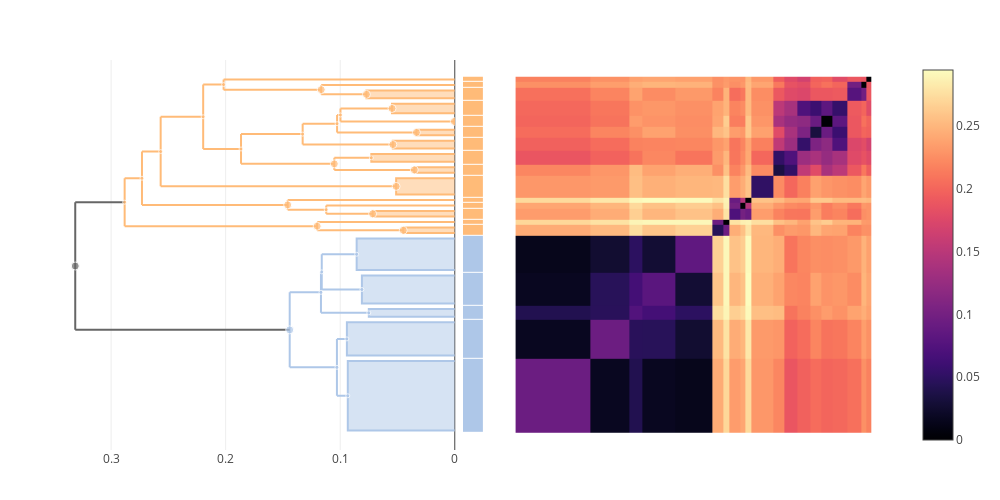

Write notebook code for a chart like this one.
### Markdown cell above
### pseudotuberculosis

### Code cell
let edited = apply_edits(edits)
    plot(multi_clustermap(edited, 1:2))
end

### Figure 1 — Plotly figure (JSON) as saved in the notebook; plotly's stock layout.template omitted (floating-point values rounded to 4 significant figures; data arrays with more than 128 entries replaced by an {"elided": "..."} marker saying what was removed)
{"data": [{"colorscale": {"elided": "256x2 mixed values"}, "type": "heatmap", "x": [0.5, 14.15, 21.23, 23.65, 29.75, 36.49, 38.49, 39.49, 41.49, 42.49, 43.49, 47.49, 49.49, 51.9, 54.32, 56.32, 58.32, 61.05, 63.46, 64.46, 65.46], "y": [0.5, 14.15, 21.23, 23.65, 29.75, 36.49, 38.49, 39.49, 41.49, 42.49, 43.49, 47.49, 49.49, 51.9, 54.32, 56.32, 58.32, 61.05, 63.46, 64.46, 65.46], "z": {"elided": "20x20 float values"}}, {"hoverinfo": "skip", "line": {"color": "#FFBB78"}, "mode": "lines", "showlegend": false, "type": "scatter", "x": [0.1027, 0.1027, null, 0.1027, 0.03349, null, 0.1027, 0.09979, null], "xaxis": "x2", "y": [55.32, 58.5, null, 55.32, 55.32, null, 58.5, 58.5, null], "yaxis": "y"}, {"hoverinfo": "skip", "line": {"color": "#FFBB78"}, "mode": "lines", "showlegend": false, "type": "scatter", "x": [0.1328, 0.1328, null, 0.1328, 0.0541, null, 0.1328, 0.1027, null], "xaxis": "x2", "y": [53.11, 56.91, null, 53.11, 53.11, null, 56.91, 56.91, null], "yaxis": "y"}, {"hoverinfo": "skip", "line": {"color": "#FFBB78"}, "mode": "lines", "showlegend": false, "type": "scatter", "x": [0.1122, 0.1122, null, 0.1122, 0.07174, null, 0.1122, 0, null], "xaxis": "x2", "y": [40.49, 41.99, null, 40.49, 40.49, null, 41.99, 41.99, null], "yaxis": "y"}, {"hoverinfo": "skip", "line": {"color": "#FFBB78"}, "mode": "lines", "showlegend": false, "type": "scatter", "x": [0.1166, 0.1166, null, 0.1166, 0.07714, null, 0.1166, 0, null], "xaxis": "x2", "y": [62.26, 63.96, null, 62.26, 62.26, null, 63.96, 63.96, null], "yaxis": "y"}, {"fill": "toself", "hoverinfo": "skip", "line": {"color": "#AEC7E8"}, "mode": "lines", "showlegend": false, "type": "scatter", "x": [0, 0.07505, 0.07505, 0], "xaxis": "x2", "y": [21.73, 21.73, 23.15, 23.15], "yaxis": "y"}, {"hoverinfo": "skip", "line": {"color": "#AEC7E8"}, "mode": "lines", "showlegend": false, "type": "scatter", "x": [0.1441, 0.1441, null, 0.1441, 0.1029, null, 0.1441, 0.1168, null], "xaxis": "x2", "y": [12.51, 26.17, null, 12.51, 12.51, null, 26.17, 26.17, null], "yaxis": "y"}, {"fill": "toself", "hoverinfo": "skip", "line": {"color": "#AEC7E8"}, "mode": "lines", "showlegend": false, "type": "scatter", "x": [0, 0.09419, 0.09419, 0], "xaxis": "x2", "y": [14.65, 14.65, 20.73, 20.73], "yaxis": "y"}, {"hoverinfo": "skip", "line": {"color": "#FFBB78"}, "mode": "lines", "showlegend": false, "type": "scatter", "x": [0.2731, 0.2731, null, 0.2731, 0.1459, null, 0.2731, 0.2568, null], "xaxis": "x2", "y": [42.11, 51.83, null, 42.11, 42.11, null, 51.83, 51.83, null], "yaxis": "y"}, {"fill": "toself", "hoverinfo": "skip", "line": {"color": "#FFBB78"}, "mode": "lines", "showlegend": false, "type": "scatter", "x": [0, 0.07174, 0.07174, 0], "xaxis": "x2", "y": [39.99, 39.99, 40.99, 40.99], "yaxis": "y"}, {"hoverinfo": "skip", "line": {"color": "#FFBB78"}, "mode": "lines", "showlegend": false, "type": "scatter", "x": [0.1866, 0.1866, null, 0.1866, 0.1052, null, 0.1866, 0.1328, null], "xaxis": "x2", "y": [49.59, 55.01, null, 49.59, 49.59, null, 55.01, 55.01, null], "yaxis": "y"}, {"hoverinfo": "skip", "line": {"color": "#FFBB78"}, "mode": "lines", "showlegend": false, "type": "scatter", "x": [0.1052, 0.1052, null, 0.1052, 0.03536, null, 0.1052, 0.07285, null], "xaxis": "x2", "y": [48.49, 50.7, null, 48.49, 48.49, null, 50.7, 50.7, null], "yaxis": "y"}, {"fill": "toself", "hoverinfo": "skip", "line": {"color": "#FFBB78"}, "mode": "lines", "showlegend": false, "type": "scatter", "x": [0, 0.07285, 0.07285, 0], "xaxis": "x2", "y": [49.99, 49.99, 51.4, 51.4], "yaxis": "y"}, {"fill": "toself", "hoverinfo": "skip", "line": {"color": "#FFBB78"}, "mode": "lines", "showlegend": false, "type": "scatter", "x": [0, 0.0541, 0.0541, 0], "xaxis": "x2", "y": [52.4, 52.4, 53.82, 53.82], "yaxis": "y"}, {"hoverinfo": "skip", "line": {"color": "#FFBB78"}, "mode": "lines", "showlegend": false, "type": "scatter", "x": [0.09979, 0.09979, null, 0.09979, 0.0003837, null, 0.09979, 0.05478, null], "xaxis": "x2", "y": [57.32, 59.68, null, 57.32, 57.32, null, 59.68, 59.68, null], "yaxis": "y"}, {"hoverinfo": "skip", "line": {"color": "#FFBB78"}, "mode": "lines", "showlegend": false, "type": "scatter", "x": [0.2882, 0.2882, null, 0.2882, 0.1201, null, 0.2882, 0.2731, null], "xaxis": "x2", "y": [38.24, 46.97, null, 38.24, 38.24, null, 46.97, 46.97, null], "yaxis": "y"}, {"hoverinfo": "skip", "line": {"color": "#FFBB78"}, "mode": "lines", "showlegend": false, "type": "scatter", "x": [0.1459, 0.1459, null, 0.1459, 0.1122, null, 0.1459, 0, null], "xaxis": "x2", "y": [41.24, 42.99, null, 41.24, 41.24, null, 42.99, 42.99, null], "yaxis": "y"}, {"fill": "toself", "hoverinfo": "skip", "line": {"color": "#AEC7E8"}, "mode": "lines", "showlegend": false, "type": "scatter", "x": [0, 0.0811, 0.0811, 0], "xaxis": "x2", "y": [24.15, 24.15, 29.25, 29.25], "yaxis": "y"}, {"hoverinfo": "skip", "line": {"color": "#FFBB78"}, "mode": "lines", "showlegend": false, "type": "scatter", "x": [0.1201, 0.1201, null, 0.1201, 0.045, null, 0.1201, 0, null], "xaxis": "x2", "y": [37.49, 38.99, null, 37.49, 37.49, null, 38.99, 38.99, null], "yaxis": "y"}, {"hoverinfo": "skip", "line": {"color": "#FFBB78"}, "mode": "lines", "showlegend": false, "type": "scatter", "x": [0.2568, 0.2568, null, 0.2568, 0.0512, null, 0.2568, 0.2196, null], "xaxis": "x2", "y": [45.49, 58.17, null, 45.49, 45.49, null, 58.17, 58.17, null], "yaxis": "y"}, {"hoverinfo": "skip", "line": {"color": "#666666"}, "mode": "lines", "showlegend": false, "type": "scatter", "x": [0.3313, 0.3313, null, 0.3313, 0.1441, null, 0.3313, 0.2882, null], "xaxis": "x2", "y": [19.34, 42.61, null, 19.34, 19.34, null, 42.61, 42.61, null], "yaxis": "y"}, {"hoverinfo": "skip", "line": {"color": "#FFBB78"}, "mode": "lines", "showlegend": false, "type": "scatter", "x": [0.2018, 0.2018, null, 0.2018, 0.1166, null, 0.2018, 0, null], "xaxis": "x2", "y": [63.11, 64.96, null, 63.11, 63.11, null, 64.96, 64.96, null], "yaxis": "y"}, {"fill": "toself", "hoverinfo": "skip", "line": {"color": "#FFBB78"}, "mode": "lines", "showlegend": false, "type": "scatter", "x": [0, 0.045, 0.045, 0], "xaxis": "x2", "y": [36.99, 36.99, 37.99, 37.99], "yaxis": "y"}, {"fill": "toself", "hoverinfo": "skip", "line": {"color": "#FFBB78"}, "mode": "lines", "showlegend": false, "type": "scatter", "x": [0, 0.05478, 0.05478, 0], "xaxis": "x2", "y": [58.82, 58.82, 60.55, 60.55], "yaxis": "y"}, {"fill": "toself", "hoverinfo": "skip", "line": {"color": "#AEC7E8"}, "mode": "lines", "showlegend": false, "type": "scatter", "x": [0, 0.08566, 0.08566, 0], "xaxis": "x2", "y": [30.25, 30.25, 35.99, 35.99], "yaxis": "y"}, {"hoverinfo": "skip", "line": {"color": "#AEC7E8"}, "mode": "lines", "showlegend": false, "type": "scatter", "x": [0.1161, 0.1161, null, 0.1161, 0.0811, null, 0.1161, 0.08566, null], "xaxis": "x2", "y": [26.7, 33.12, null, 26.7, 26.7, null, 33.12, 33.12, null], "yaxis": "y"}, {"hoverinfo": "skip", "line": {"color": "#AEC7E8"}, "mode": "lines", "showlegend": false, "type": "scatter", "x": [0.1168, 0.1168, null, 0.1168, 0.07505, null, 0.1168, 0.1161, null], "xaxis": "x2", "y": [22.44, 29.91, null, 22.44, 22.44, null, 29.91, 29.91, null], "yaxis": "y"}, {"hoverinfo": "skip", "line": {"color": "#AEC7E8"}, "mode": "lines", "showlegend": false, "type": "scatter", "x": [0.1029, 0.1029, null, 0.1029, 0.0934, null, 0.1029, 0.09419, null], "xaxis": "x2", "y": [7.325, 17.69, null, 7.325, 7.325, null, 17.69, 17.69, null], "yaxis": "y"}, {"fill": "toself", "hoverinfo": "skip", "line": {"color": "#FFBB78"}, "mode": "lines", "showlegend": false, "type": "scatter", "x": [0, 0.03536, 0.03536, 0], "xaxis": "x2", "y": [47.99, 47.99, 48.99, 48.99], "yaxis": "y"}, {"fill": "toself", "hoverinfo": "skip", "line": {"color": "#FFBB78"}, "mode": "lines", "showlegend": false, "type": "scatter", "x": [0, 0.0003837, 0.0003837, 0], "xaxis": "x2", "y": [56.82, 56.82, 57.82, 57.82], "yaxis": "y"}, {"fill": "toself", "hoverinfo": "skip", "line": {"color": "#FFBB78"}, "mode": "lines", "showlegend": false, "type": "scatter", "x": [0, 0.07714, 0.07714, 0], "xaxis": "x2", "y": [61.55, 61.55, 62.96, 62.96], "yaxis": "y"}, {"fill": "toself", "hoverinfo": "skip", "line": {"color": "#FFBB78"}, "mode": "lines", "showlegend": false, "type": "scatter", "x": [0, 0.0512, 0.0512, 0], "xaxis": "x2", "y": [43.99, 43.99, 46.99, 46.99], "yaxis": "y"}, {"hoverinfo": "skip", "line": {"color": "#FFBB78"}, "mode": "lines", "showlegend": false, "type": "scatter", "x": [0.2196, 0.2196, null, 0.2196, 0.1866, null, 0.2196, 0.2018, null], "xaxis": "x2", "y": [52.3, 64.04, null, 52.3, 52.3, null, 64.04, 64.04, null], "yaxis": "y"}, {"fill": "toself", "hoverinfo": "skip", "line": {"color": "#AEC7E8"}, "mode": "lines", "showlegend": false, "type": "scatter", "x": [0, 0.0934, 0.0934, 0], "xaxis": "x2", "y": [1, 1, 13.65, 13.65], "yaxis": "y"}, {"fill": "toself", "hoverinfo": "skip", "line": {"color": "#FFBB78"}, "mode": "lines", "showlegend": false, "type": "scatter", "x": [0, 0.03349, 0.03349, 0], "xaxis": "x2", "y": [54.82, 54.82, 55.82, 55.82], "yaxis": "y"}, {"customdata": [[584, 8, "pseudotuberculosis"], [592, 11, "pseudotuberculosis"], [587, 3, "pseudotuberculosis"], [589, 4, "pseudotuberculosis"], [576, 3, "pestis"], [593, 263, "pestis"], [582, 38, "pestis"], [599, 35, "pseudotuberculosis"], [572, 2, "pseudotuberculosis"], [595, 16, "pseudotuberculosis"], [586, 5, "pseudotuberculosis"], [573, 3, "pseudotuberculosis"], [560, 3, "pseudotuberculosis"], [583, 6, "pseudotuberculosis"], [600, 38, "pseudotuberculosis"], [594, 4, "pseudotuberculosis"], [578, 27, "pestis"], [591, 3, "pseudotuberculosis"], [598, 31, "pseudotuberculosis"], [601, 301, "(mixed)"], [596, 5, "pseudotuberculosis"], [552, 2, "pseudotuberculosis"], [562, 4, "pseudotuberculosis"], [580, 34, "pestis"], [588, 61, "pestis"], [590, 64, "pestis"], [585, 199, "pestis"], [531, 2, "pseudotuberculosis"], [305, 2, "pseudotuberculosis"], [577, 3, "pseudotuberculosis"], [557, 10, "pseudotuberculosis"], [597, 21, "pseudotuberculosis"], [581, 161, "pestis"], [526, 2, "pseudotuberculosis"]], "hovertemplate": "ID: %{customdata[0]}<br>\nHeight: %{x:.3f}<br>\nGenome count: %{customdata[1]}\n<br>\n%{customdata[2]}\n<extra></extra>", "marker": {"color": ["#FFBB78", "#FFBB78", "#FFBB78", "#FFBB78", "#AEC7E8", "#AEC7E8", "#AEC7E8", "#FFBB78", "#FFBB78", "#FFBB78", "#FFBB78", "#FFBB78", "#FFBB78", "#FFBB78", "#FFBB78", "#FFBB78", "#AEC7E8", "#FFBB78", "#FFBB78", "#666666", "#FFBB78", "#FFBB78", "#FFBB78", "#AEC7E8", "#AEC7E8", "#AEC7E8", "#AEC7E8", "#FFBB78", "#FFBB78", "#FFBB78", "#FFBB78", "#FFBB78", "#AEC7E8", "#FFBB78"], "size": [4, 4, 4, 8, 4, 8, 4, 4, 8, 4, 8, 4, 8, 4, 4, 8, 4, 8, 4, 8, 4, 8, 8, 4, 4, 4, 4, 8, 8, 8, 8, 4, 4, 8]}, "mode": "markers", "showlegend": false, "type": "scatter", "x": [0.1027, 0.1328, 0.1122, 0.1166, 0.07505, 0.1441, 0.09419, 0.2731, 0.07174, 0.1866, 0.1052, 0.07285, 0.0541, 0.09979, 0.2882, 0.1459, 0.0811, 0.1201, 0.2568, 0.3313, 0.2018, 0.045, 0.05478, 0.08566, 0.1161, 0.1168, 0.1029, 0.03536, 0.0003837, 0.07714, 0.0512, 0.2196, 0.0934, 0.03349], "xaxis": "x2", "y": [56.91, 55.01, 41.24, 63.11, 22.44, 19.34, 17.69, 46.97, 40.49, 52.3, 49.59, 50.7, 53.11, 58.5, 42.61, 42.11, 26.7, 38.24, 51.83, 30.97, 64.04, 37.49, 59.68, 33.12, 29.91, 26.17, 12.51, 48.49, 57.32, 62.26, 45.49, 58.17, 7.325, 55.32], "yaxis": "y"}, {"colorscale": [[0, "#666666"], [0.1, "#AEC7E8"], [0.2, "#FFBB78"], [0.3, "#98DF8A"], [0.4, "#FF9896"], [0.5, "#C5B0D5"], [0.6, "#C49C94"], [0.7, "#F7B6D2"], [0.8, "#C7C7C7"], [0.9, "#DBDB8D"], [1, "#9EDAE5"]], "customdata": [[["ID 581", "pestis"]], [["ID 582", "pestis"]], [["ID 576", "pestis"]], [["ID 578", "pestis"]], [["ID 580", "pestis"]], [["ID 552", "pseudotuberculosis"]], [["Genome 294", "pseudotuberculosis"]], [["ID 572", "pseudotuberculosis"]], [["Genome 284", "pseudotuberculosis"]], [["Genome 264", "pseudotuberculosis"]], [["ID 557", "pseudotuberculosis"]], [["ID 531", "pseudotuberculosis"]], [["ID 573", "pseudotuberculosis"]], [["ID 560", "pseudotuberculosis"]], [["ID 526", "pseudotuberculosis"]], [["ID 305", "pseudotuberculosis"]], [["ID 562", "pseudotuberculosis"]], [["ID 577", "pseudotuberculosis"]], [["Genome 278", "pseudotuberculosis"]], [["Genome 265", "pseudotuberculosis"]]], "hovertemplate": "%{customdata[0]} <br>\n%{customdata[1]}\n<extra></extra>\n", "showscale": false, "type": "heatmap", "xaxis": "x3", "y": [0.5, 14.15, 21.23, 23.65, 29.75, 36.49, 38.49, 39.49, 41.49, 42.49, 43.49, 47.49, 49.49, 51.9, 54.32, 56.32, 58.32, 61.05, 63.46, 64.46, 65.46], "ygap": 1, "z": [[1], [1], [1], [1], [1], [2], [2], [2], [2], [2], [2], [2], [2], [2], [2], [2], [2], [2], [2], [2]], "zmax": 10, "zmin": 0}], "layout": {"height": 500, "hovermode": "closest", "margin": {"b": 50, "l": 50, "r": 50, "t": 60}, "showlegend": false, "width": 1000, "xaxis": {"autorange": true, "constrain": "domain", "domain": [0.5501, 0.9715], "range": [0.5, 65.46], "scaleanchor": "y", "type": "linear", "visible": false}, "xaxis2": {"autorange": true, "domain": [0, 0.4785], "range": [0.3534, 0], "rangemode": "nonnegative", "type": "linear"}, "xaxis3": {"autorange": true, "domain": [0.488, 0.512], "fixedrange": true, "range": [-0.5, 0.5], "visible": false}, "yaxis": {"autorange": true, "domain": [0, 1], "range": [-2.554, 68.52], "scaleanchor": "x", "type": "linear", "visible": false}}}
